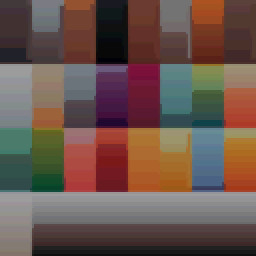
#> input picture assets/tex/dungeon_texture.png, 128 x 128 px, found by its file name (shown 2 times larger); its folder holds 4 pictures in this run
$ python downsample-textures.py
#> lines starting #> are read from the running program, lines starting #| are printed output that depends on the picture; pictures that were not available may be replaced by others from this repository, and a replacement may not be noted
### scripts/glb_lib.py
"""Minimal GLB (glTF-Binary 2.0) toolkit for the OATHBRAND asset pipeline.

Pure stdlib. Used by curate-assets.py and downsample-textures.py.

Capabilities:
  - read/write GLB (JSON + BIN chunks)
  - world-space bbox from accessor min/max through node transforms
  - single-source instancing (N transformed nodes sharing one mesh)
  - multi-source merge (append geometry of another GLB, reuse base material)
  - embedded-image replacement (rebuilds the BIN chunk)
  - palette darkening for colors (shared with the texture pipeline)
"""

import json
import math
import struct

GLB_MAGIC = 0x46546C67  # 'glTF'
CHUNK_JSON = 0x4E4F534A
CHUNK_BIN = 0x004E4942

# OATHBRAND palette: ash, ember, blood, void (sRGB 0-255)
PALETTE = [(0x8A, 0x8A, 0x92), (0xC4, 0x50, 0x1E), (0x5E, 0x1F, 0x1F), (0x0D, 0x0D, 0x10)]
DARKEN = 0.66  # global multiply
PALETTE_MIX = 0.30  # blend toward nearest palette color
POSTERIZE_BITS = 5


# ---------------------------------------------------------------- GLB I/O

# [66 lines left out: functions read_glb, write_glb, _quat_to_mat3, _node_matrix, not called in this run]


def _mat_mul(a, b):
    return [[sum(a[i][k] * b[k][j] for k in range(4)) for j in range(4)] for i in range(4)]


def _mat_xform(m, v):
    return [m[i][0] * v[0] + m[i][1] * v[1] + m[i][2] * v[2] + m[i][3] for i in range(3)]


# [34 lines left out: functions world_bbox, rot_z, not called in this run]


def rot_y(deg):
    h = math.radians(deg) / 2
    return [0, math.sin(h), 0, math.cos(h)]


# ---------------------------------------------------------- scene editing

# [20 lines left out: functions make_composite_root, add_instance, not called in this run]


def _image_buffer_views(gltf):
    return {img['bufferView'] for img in gltf.get('images', []) if 'bufferView' in img}


# [67 lines left out: functions merge_geometry, replace_image, not called in this run]


# ------------------------------------------------------------ palette ops

def _srgb_to_linear(c):
    c /= 255.0
    return c / 12.92 if c <= 0.04045 else ((c + 0.055) / 1.055) ** 2.4


def _linear_to_srgb(c):
    c = 12.92 * c if c <= 0.0031308 else 1.055 * (c ** (1 / 2.4)) - 0.055
    return max(0.0, min(1.0, c)) * 255.0


def darken_srgb(r, g, b):
    """Darken an sRGB 0-255 triple toward the OATHBRAND palette + posterize."""
    r, g, b = r * DARKEN, g * DARKEN, b * DARKEN
    p = min(PALETTE, key=lambda c: (c[0] - r) ** 2 + (c[1] - g) ** 2 + (c[2] - b) ** 2)
    r = r * (1 - PALETTE_MIX) + p[0] * PALETTE_MIX
    g = g * (1 - PALETTE_MIX) + p[1] * PALETTE_MIX
    b = b * (1 - PALETTE_MIX) + p[2] * PALETTE_MIX
    levels = (1 << POSTERIZE_BITS) - 1
    q = lambda v: round(round(v / 255 * levels) / levels * 255)
    return q(r), q(g), q(b)


# [5 lines left out: function darken_linear_factor, not called in this run]

### scripts/downsample-textures.py
#!/usr/bin/env python3
"""Texture pipeline: downsample atlases to 128 px, darken toward the OATHBRAND
palette (ash #8a8a92, ember #c4501e, blood #5e1f1f, void #0d0d10), posterize
to 5 bits/channel — then re-embed the processed atlas into every kit GLB.

Idempotent: always reads the PRISTINE source atlases from .assets-cache/
(never the already-darkened copies), so re-running yields identical output.

Requires: python3 + Pillow (PIL). `sharp` was deliberately NOT added — a
native npm devDependency is overkill when PIL is already on the machine and
this never runs at app runtime (assets are processed at curation time only).

Usage: python3 scripts/downsample-textures.py
"""

import os
import io
import sys

from PIL import Image

sys.path.insert(0, os.path.dirname(os.path.abspath(__file__)))
import glb_lib as G

ROOT = os.path.dirname(os.path.dirname(os.path.abspath(__file__)))
CACHE = os.path.join(ROOT, '.assets-cache')
KIT = os.path.join(ROOT, 'assets', 'kit')
TEX = os.path.join(ROOT, 'assets', 'tex')

SIZE = 128

# atlas name (as embedded in the GLBs' images[].name) -> pristine source
SOURCES = {
    'dungeon_texture': os.path.join(
        CACHE, 'kaykit-dungeon-remastered', 'addons', 'kaykit_dungeon_remastered', 'Assets', 'texture', 'dungeon_texture.png'),
    'skeleton_texture': os.path.join(
        CACHE, 'kaykit-skeletons', 'addons', 'kaykit_character_pack_skeletons', 'Textures', 'skeleton_texture.png'),
}

# Realism pass (Task 5): standalone photo textures → 128px crunched PNGs in
# assets/tex/ (NO GLB embed). basename in assets/tex/ -> cached source jpg.
PHOTO_SOURCES = {
    'ground-dirt':   os.path.join(CACHE, 'ambientcg', 'ground-dirt.jpg'),
    'bark':          os.path.join(CACHE, 'ambientcg', 'bark.jpg'),
    'rock':          os.path.join(CACHE, 'ambientcg', 'rock.jpg'),
    'hound-hide':    os.path.join(CACHE, 'ambientcg', 'hound-hide.jpg'),
    'kneeler-cloth': os.path.join(CACHE, 'ambientcg', 'kneeler-cloth.jpg'),
}

# MULTIPLY / detail maps (Task 7, extended Task 8). These are NOT standalone
# albedos: the map is a multiply over a baked tint (the forest's `vertexColors`
# for bark; the entity material's `color` = HOUND_TINT/KNEELER_TINT for the
# hound/kneeler skins), so the tint supplies the HUE and the map supplies only
# high-frequency luminance "crunch". Palette-darkening them (process_atlas)
# double-darkens — map(≈0.27) × already-dark tint crushes the render below the
# sky (verified: forest trees went pure black; the entity tints 0x2a2521/0x232026
# are DARKER still). So a detail map is instead DESATURATED to grey and lifted
# HIGH-KEY (95th-percentile → white) so the multiply modulates ~×0.9 rather than
# darkening, keeping the tint's readable band while adding the crunch.
DETAIL_MAPS = {
    'bark',           # multiplies the BARK/NEEDLE forest vertex tints
    'hound-hide',     # multiplies HOUND_TINT (ash-hound hide/bone crunch)
    'kneeler-cloth',  # multiplies KNEELER_TINT (kneeling-hollow rotted robe)
}


def process_atlas(src_path):
    """1024 px atlas -> 128 px, darkened toward palette, posterized 5 bits."""
    im = Image.open(src_path).convert('RGBA')
#> im is the input picture: PIL image 128x128 RGBA; mean R, G, B, A 106.1, 84.2, 76.4, 255
    im = im.resize((SIZE, SIZE), Image.BILINEAR)
    px = im.load()
    cache = {}
    for y in range(SIZE):
        for x in range(SIZE):
            r, g, b, a = px[x, y]
            key = (r, g, b)
            out = cache.get(key)
            if out is None:
                out = G.darken_srgb(r, g, b)
                cache[key] = out
            px[x, y] = (out[0], out[1], out[2], a)
#> after the loop, cache = 466 items
    return im


def process_detail_map(src_path):
    """A MULTIPLY/detail map -> 128 px, desaturated + high-key, posterized 5 bits.

    Unlike process_atlas (standalone albedo, palette-darkened), this is meant to
    be multiplied by a material's vertex tint (which owns the hue): so drop the
    colour to greyscale, gain so the 95th-percentile luma hits white (mean lands
    ~0.9, the multiply barely darkens), keep the crunch, posterize 5-bit. Idempotent.
    """
    im = Image.open(src_path).convert('RGB').resize((SIZE, SIZE), Image.BILINEAR)
    grey = im.convert('L')  # luminance only — the vertex tint supplies the hue
    px = grey.load()
    vals = sorted(px[x, y] for y in range(SIZE) for x in range(SIZE))
    p95 = vals[int(0.95 * (len(vals) - 1))]
    gain = 255.0 / max(p95, 1)
    levels = (1 << G.POSTERIZE_BITS) - 1
    out = Image.new('RGB', (SIZE, SIZE))
    op = out.load()
    for y in range(SIZE):
        for x in range(SIZE):
            v = min(255.0, px[x, y] * gain)
            q = round(round(v / 255 * levels) / levels * 255)
            op[x, y] = (q, q, q)
    return out


def png_bytes(im):
    buf = io.BytesIO()
    im.save(buf, format='PNG', optimize=True)
    return buf.getvalue()


def main():
    os.makedirs(TEX, exist_ok=True)
    processed = {}
    for name, src in SOURCES.items():
        if not os.path.exists(src):
            print(f'MISSING source atlas: {src} — run scripts/fetch-assets.sh first.', file=sys.stderr)
            sys.exit(1)
        im = process_atlas(src)
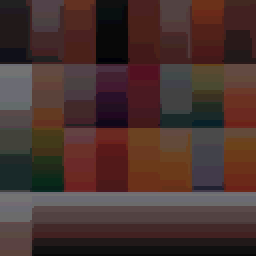
#> im: PIL image 128x128 RGBA (shown 2 times larger); mean R, G, B, A 72.5, 50, 46.5, 255
        data = png_bytes(im)
        out = os.path.join(TEX, f'{name}.png')
        with open(out, 'wb') as f:
            f.write(data)
        processed[name] = data
        print(f'  assets/tex/{name}.png  ({im.size[0]}px, {len(data) / 1024:.1f} KB)')
#|   assets/tex/dungeon_texture.png  (128px, 1.7 KB)
#> pass 2 of the loop in main, `for name, src in SOURCES.items():`:
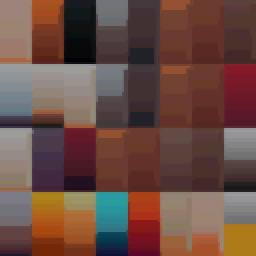
#> input picture assets/tex/skeleton_texture.png, 128 x 128 px, found by its file name (shown 2 times larger)
#> in process_atlas, im is the input picture: PIL image 128x128 RGBA; mean R, G, B, A 106.6, 76.2, 67.5, 255
#> the loop in process_atlas (call 2), `for y in range(SIZE):` made 128 passes
#> in main, `im = process_atlas(src)`:
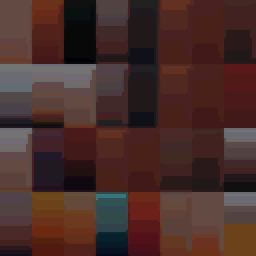
#> im: PIL image 128x128 RGBA (shown 2 times larger); mean R, G, B, A 72.7, 45.3, 41.6, 255
#|   assets/tex/skeleton_texture.png  (128px, 2.0 KB)

    for name, src in PHOTO_SOURCES.items():
        if not os.path.exists(src):
            print(f'MISSING photo source: {src} — run scripts/fetch-assets.sh first.', file=sys.stderr)
            sys.exit(1)
        # Detail/multiply maps get a high-key greyscale treatment; standalone
        # albedos get the palette-darken. (Task 7 — see DETAIL_MAPS above.)
        im = process_detail_map(src) if name in DETAIL_MAPS else process_atlas(src)
#> call 3 of process_atlas, with src_path = '.assets-cache/ambientcg/ground-dirt.jpg'
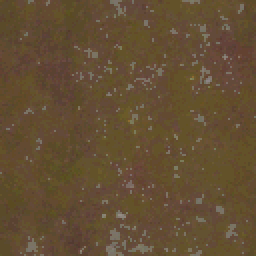
#> input picture assets/tex/ground-dirt.png, 128 x 128 px, given in place of ground-dirt.jpg, which was not available (shown 2 times larger)
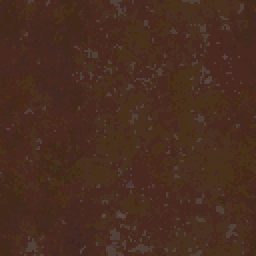
#> im: PIL image 128x128 RGBA (shown 2 times larger); mean R, G, B, A 73.1, 45.1, 32.1, 255
        # The palette-darken + 5-bit posterize leaves ≤~256 distinct colours, so
        # an indexed PNG is LOSSLESS (verified pixel-identical) yet ~half the size
        # of RGBA — high-frequency natural photo detail is dense, and this keeps
        # each standalone map within the realism-pass ≤~8 KB asset budget. (The
        # shared atlas path above stays RGBA — GLBs embed alpha for cutouts.)
        im = im.convert('RGB').convert('P', palette=Image.ADAPTIVE, colors=256)
#> im: PIL image 128x128 P
        data = png_bytes(im)
        out = os.path.join(TEX, f'{name}.png')
        with open(out, 'wb') as f:
            f.write(data)
        print(f'  assets/tex/{name}.png  ({im.size[0]}px, {len(data) / 1024:.1f} KB)')
#|   assets/tex/ground-dirt.png  (128px, 5.8 KB)
#> pass 2 of the loop in main, `for name, src in PHOTO_SOURCES.items():`:
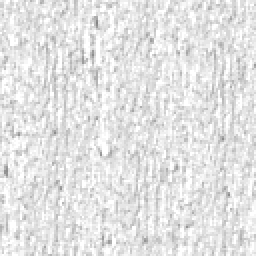
#> input picture assets/tex/bark.png, 128 x 128 px, given in place of bark.jpg, which was not available (shown 2 times larger)
#> in process_detail_map, im is the input picture: PIL image 128x128 RGB; min 132, max 255, mean 227.5
#> out: PIL image 128x128 RGB; every value is 0
#|   assets/tex/bark.png  (128px, 6.4 KB)

    # re-embed the processed atlases into every kit GLB that carries one
    for fname in sorted(os.listdir(KIT)):
        if not fname.endswith('.glb'):
            continue
        path = os.path.join(KIT, fname)
        gltf, bin_chunk = G.read_glb(path)
        images = gltf.get('images', [])
        changed = False
        for i, img in enumerate(images):
            data = processed.get(img.get('name', ''))
            if data is not None and 'bufferView' in img:
                bin_chunk = G.replace_image(gltf, bin_chunk, i, data)
                changed = True
        if changed:
            before = os.path.getsize(path)
            G.write_glb(path, gltf, bin_chunk)
            after = os.path.getsize(path)
            print(f'  re-embedded atlas: {fname} ({before / 1024:.0f} -> {after / 1024:.0f} KB)')


if __name__ == '__main__':
#> (the run stopped early here; a loop or call above may not have finished)
